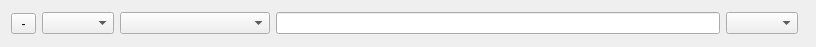
<?xml version="1.0" encoding="UTF-8"?>
<ui version="4.0">
 <class>InventoryExpressionWidget</class>
 <widget class="QWidget" name="InventoryExpressionWidget">
  <property name="geometry">
   <rect>
    <x>0</x>
    <y>0</y>
    <width>816</width>
    <height>47</height>
   </rect>
  </property>
  <property name="sizePolicy">
   <sizepolicy hsizetype="Expanding" vsizetype="Expanding">
    <horstretch>1</horstretch>
    <verstretch>1</verstretch>
   </sizepolicy>
  </property>
  <property name="windowTitle">
   <string>Form</string>
  </property>
  <layout class="QHBoxLayout" name="horizontalLayout">
   <property name="topMargin">
    <number>6</number>
   </property>
   <property name="rightMargin">
    <number>12</number>
   </property>
   <property name="bottomMargin">
    <number>6</number>
   </property>
   <item>
    <widget class="QToolButton" name="deleteButton">
     <property name="minimumSize">
      <size>
       <width>25</width>
       <height>0</height>
      </size>
     </property>
     <property name="focusPolicy">
      <enum>Qt::NoFocus</enum>
     </property>
     <property name="text">
      <string>-</string>
     </property>
    </widget>
   </item>
   <item>
    <widget class="QComboBox" name="queryComboEdit">
     <property name="sizePolicy">
      <sizepolicy hsizetype="Preferred" vsizetype="Fixed">
       <horstretch>0</horstretch>
       <verstretch>0</verstretch>
      </sizepolicy>
     </property>
    </widget>
   </item>
   <item>
    <widget class="QComboBox" name="logicCombo">
     <property name="sizePolicy">
      <sizepolicy hsizetype="Fixed" vsizetype="Fixed">
       <horstretch>0</horstretch>
       <verstretch>0</verstretch>
      </sizepolicy>
     </property>
     <property name="minimumSize">
      <size>
       <width>150</width>
       <height>0</height>
      </size>
     </property>
     <property name="maximumSize">
      <size>
       <width>150</width>
       <height>16777215</height>
      </size>
     </property>
    </widget>
   </item>
   <item>
    <widget class="QLineEdit" name="qualifierEdit">
     <property name="sizePolicy">
      <sizepolicy hsizetype="Expanding" vsizetype="Fixed">
       <horstretch>1</horstretch>
       <verstretch>0</verstretch>
      </sizepolicy>
     </property>
     <property name="minimumSize">
      <size>
       <width>150</width>
       <height>0</height>
      </size>
     </property>
     <property name="maximumSize">
      <size>
       <width>100000</width>
       <height>16777215</height>
      </size>
     </property>
    </widget>
   </item>
   <item>
    <widget class="QComboBox" name="unitsCombo">
     <property name="sizePolicy">
      <sizepolicy hsizetype="Fixed" vsizetype="Fixed">
       <horstretch>0</horstretch>
       <verstretch>0</verstretch>
      </sizepolicy>
     </property>
    </widget>
   </item>
   <item>
    <widget class="QWidget" name="endSpacerWidget" native="true">
     <property name="sizePolicy">
      <sizepolicy hsizetype="Expanding" vsizetype="Preferred">
       <horstretch>0</horstretch>
       <verstretch>0</verstretch>
      </sizepolicy>
     </property>
     <zorder>unitsCombo</zorder>
     <zorder>unitsCombo</zorder>
    </widget>
   </item>
  </layout>
 </widget>
 <resources/>
 <connections/>
</ui>
